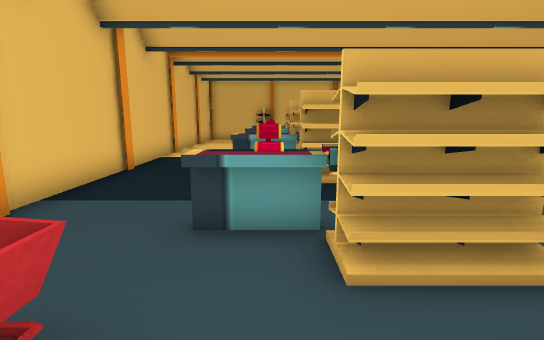
view 1 (above)

19 first-person views from a walk through a scene from a Unity 3-D project. The camera is 1.4 m above the floor, tilts 10° down and sees 85° across. The floor is counted in squares, 1 m on a side. Each view is taken from the middle of a square. On the plan, view 1 faces up. The plan holds only what a view shows up to about 14 squares ahead; the rest is blank. The place goes on beyond the plan. The player is left out.

view 2
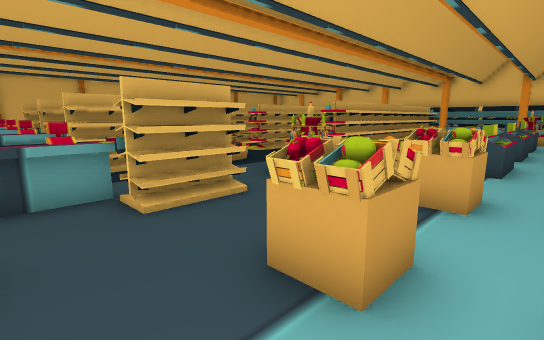

view 3
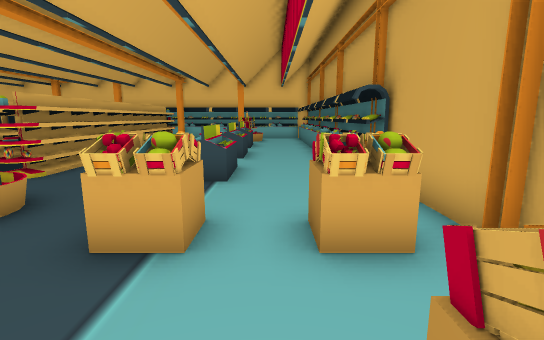

view 4
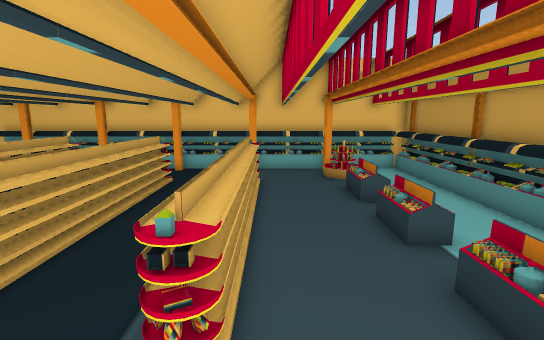

view 5
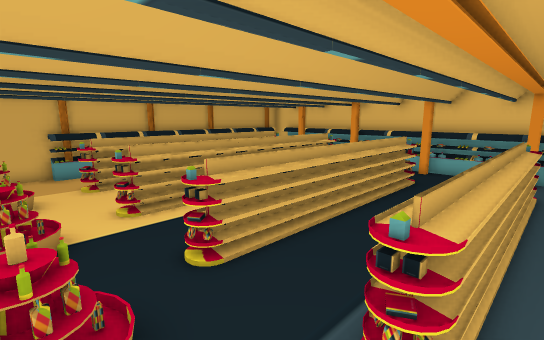

view 6
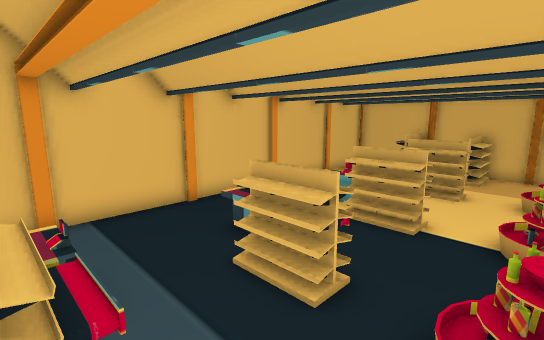

view 7
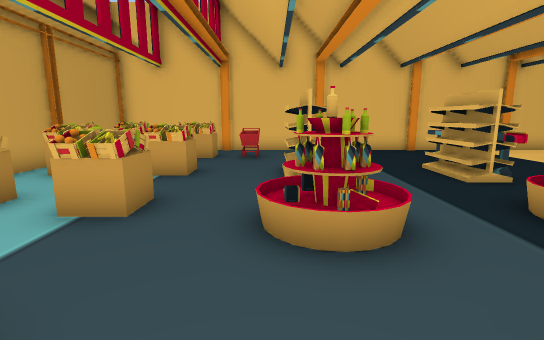

view 8
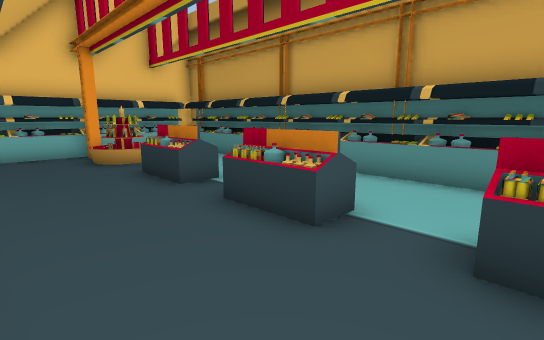

view 9
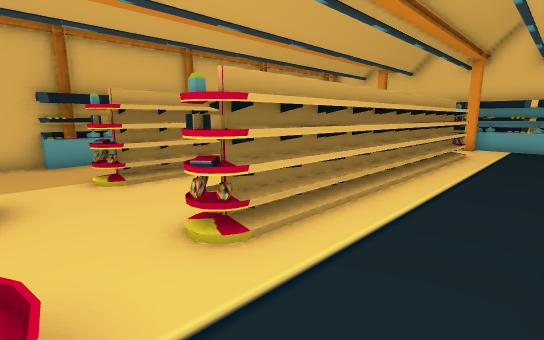

view 10
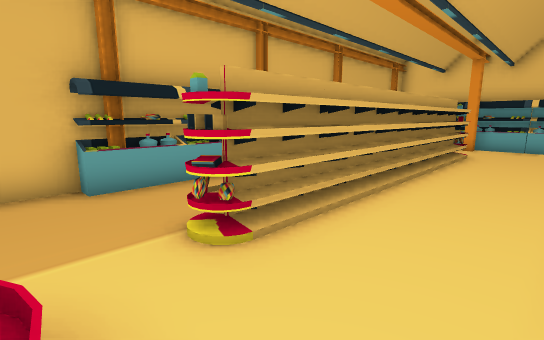

view 11
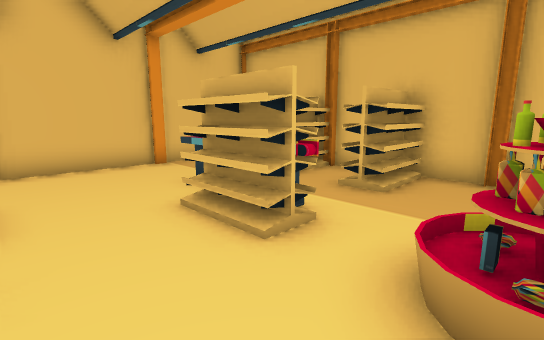

view 12
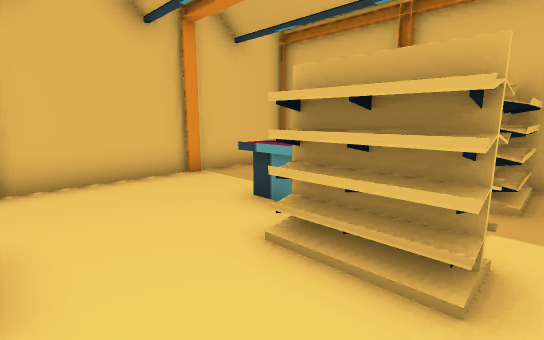

view 13
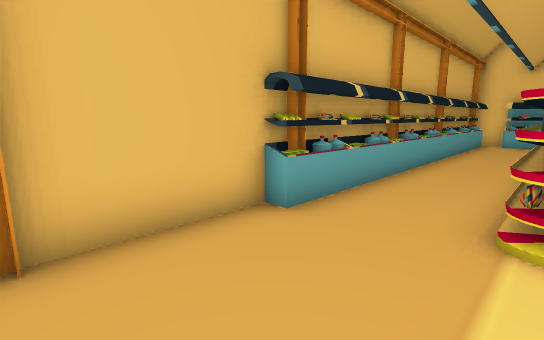

view 14
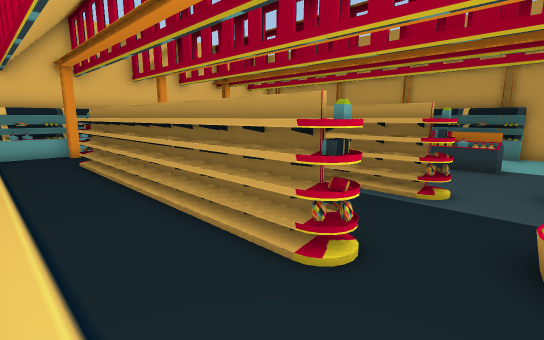

view 15
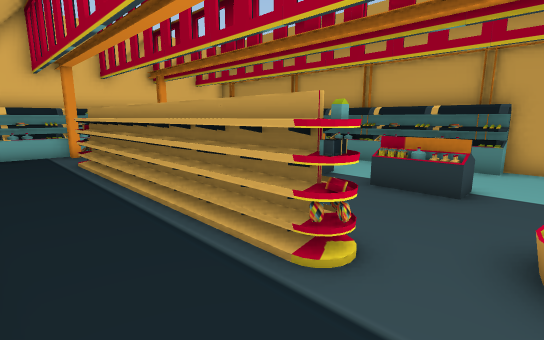

view 16
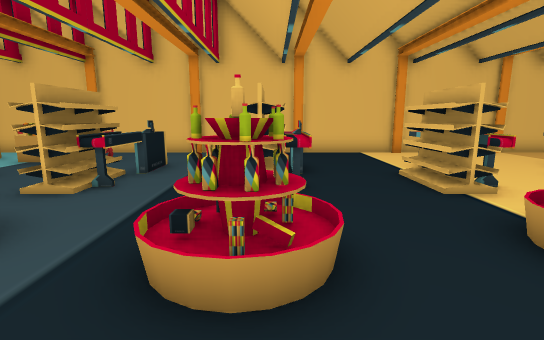

view 17
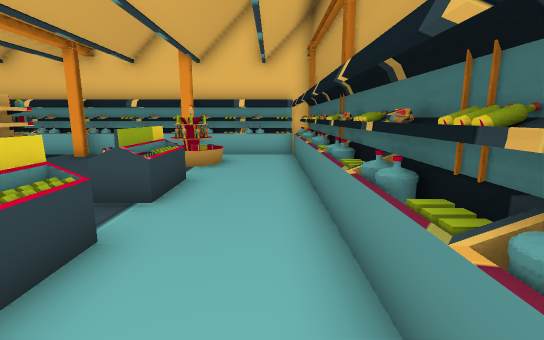

view 18
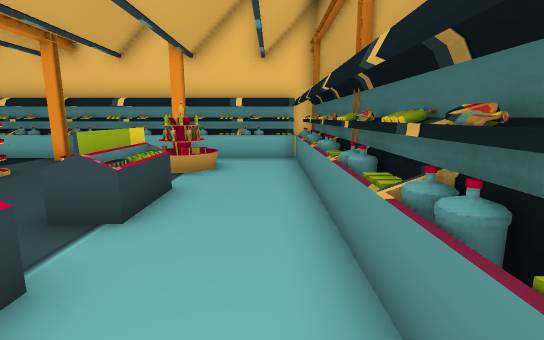

view 19
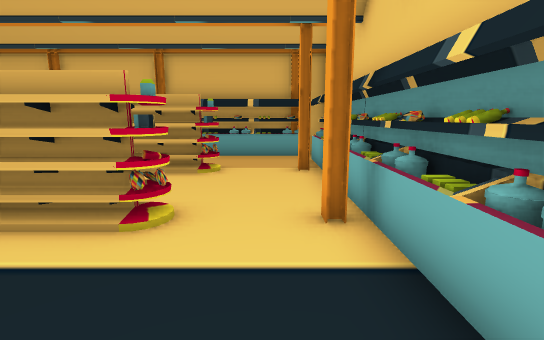

### Floor plan
Key: @ floor where view 1 was taken; # wall or solid block; . main floor; : floor 0.25 m higher than the main floor; / step, stairs or slope; C cart; S shelf; O other object.
Columns run from 4 left of view 1 to 22 right of it. Each row starts with its distance up from view 1.
 20 #  ###########
 19 #  SS.S.....###############
 18 #  SS.S...................#
 17 #..  .....................#
 16 #..OO.... ..SSSSSSSSSSS..##
 15 #..OOOO./ /...............#
 14 #........//...............#
 13 #........ ................#
 12 #......../..SSSSSSSSSSS..##
 11 #..OOOO./ /...............#
 10 #....OO..//...............#
  9 #.........................#
  8 #..OOOO.....SSSSSSSSSSS..##
  7 #..OOOO..S/...............#
  6 #........O/...............#
  5 #.........................#
  4 #..OOOO../..SSSSSSSSSSS..##
  3 #..OOOO.///...............#
  2 #........//...............#
  1 #.CC......................#
  0 #.O.@OO.OO..OO.OOO.OOO.//##
 -1 #.O..OO.OO..OO.OOO.OOO.S:.#
 -2 #... .....................#
 -3 #.O  OO.OO................#
 -4 #    .......###############
 -5 #############

Where each view was taken, in squares from view 1:
view 1: 0 up, 0 right, facing up
view 2: 2 down, 1 left, facing up-right
view 3: 2 down, 1 right, facing right
view 4: 3 up, 5 right, facing right
view 5: 3 up, 5 right, facing up-right
view 6: 3 up, 5 right, facing up-left
view 7: 2 up, 9 right, facing left
view 8: 3 up, 9 right, facing down-right
view 9: 9 up, 6 right, facing up-right
view 10: 13 up, 6 right, facing up-right
view 11: 12 up, 5 right, facing up-left
view 12: 12 up, 3 right, facing up-left
view 13: 16 up, 4 right, facing up-right
view 14: 11 up, 6 right, facing down-right
view 15: 7 up, 6 right, facing down-right
view 16: 7 up, 8 right, facing left
view 17: 3 down, 10 right, facing right
view 18: 3 down, 11 right, facing right
view 19: 8 up, 20 right, facing up
